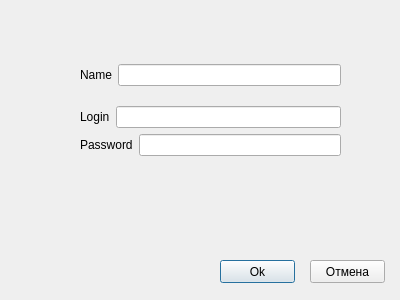
<?xml version="1.0" encoding="UTF-8"?>
<ui version="4.0">
 <class>Registration</class>
 <widget class="QDialog" name="Registration">
  <property name="geometry">
   <rect>
    <x>0</x>
    <y>0</y>
    <width>400</width>
    <height>300</height>
   </rect>
  </property>
  <property name="windowTitle">
   <string>Dialog</string>
  </property>
  <widget class="QPushButton" name="pushButton">
   <property name="geometry">
    <rect>
     <x>220</x>
     <y>260</y>
     <width>75</width>
     <height>23</height>
    </rect>
   </property>
   <property name="text">
    <string>Ok</string>
   </property>
  </widget>
  <widget class="QPushButton" name="pushButton_2">
   <property name="geometry">
    <rect>
     <x>310</x>
     <y>260</y>
     <width>75</width>
     <height>23</height>
    </rect>
   </property>
   <property name="text">
    <string>Отмена</string>
   </property>
  </widget>
  <widget class="QWidget" name="layoutWidget">
   <property name="geometry">
    <rect>
     <x>80</x>
     <y>50</y>
     <width>261</width>
     <height>121</height>
    </rect>
   </property>
   <layout class="QVBoxLayout" name="verticalLayout_2">
    <item>
     <layout class="QHBoxLayout" name="horizontalLayout_4">
      <item>
       <widget class="QLabel" name="label_4">
        <property name="text">
         <string>Name</string>
        </property>
       </widget>
      </item>
      <item>
       <widget class="QLineEdit" name="Name"/>
      </item>
     </layout>
    </item>
    <item>
     <layout class="QVBoxLayout" name="verticalLayout">
      <item>
       <layout class="QHBoxLayout" name="horizontalLayout">
        <item>
         <widget class="QLabel" name="label">
          <property name="text">
           <string>Login</string>
          </property>
         </widget>
        </item>
        <item>
         <widget class="QLineEdit" name="username">
          <property name="echoMode">
           <enum>QLineEdit::Normal</enum>
          </property>
         </widget>
        </item>
       </layout>
      </item>
      <item>
       <layout class="QHBoxLayout" name="horizontalLayout_2">
        <item>
         <widget class="QLabel" name="label_2">
          <property name="text">
           <string>Password</string>
          </property>
         </widget>
        </item>
        <item>
         <widget class="QLineEdit" name="password">
          <property name="echoMode">
           <enum>QLineEdit::Password</enum>
          </property>
         </widget>
        </item>
       </layout>
      </item>
     </layout>
    </item>
   </layout>
  </widget>
 </widget>
 <resources/>
 <connections/>
</ui>
